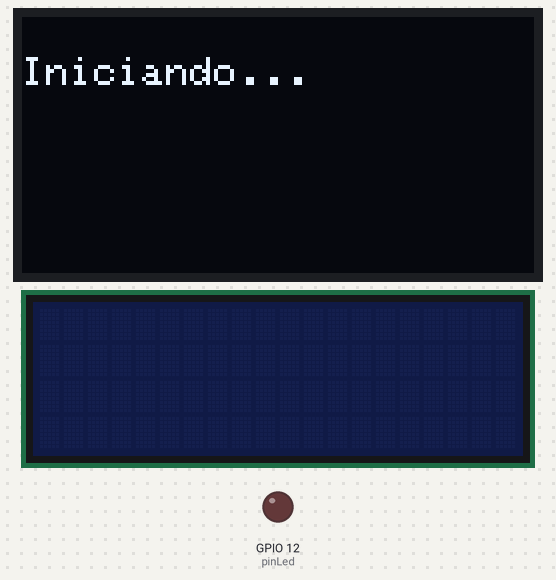
A program run on a simulated ESP32. Shown: 128×64 one-colour display, 20×4 character LCD, output pins drawn as LEDs (lit = HIGH). WiFi joins after 1.5 s; servers stay silent unless stated; random numbers use the default seed unless the program sets one; no MQTT or app messages arrive unless stated; what the program prints to the serial monitor is not drawn.

Above: at 0.1 s.
At 1.7 s:
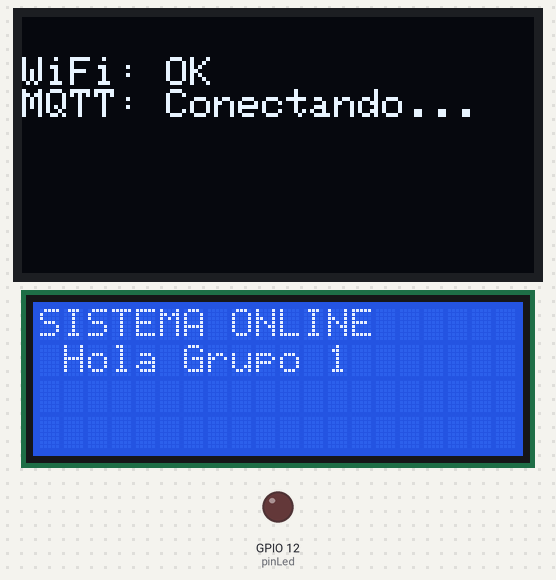
At 4.8 s:
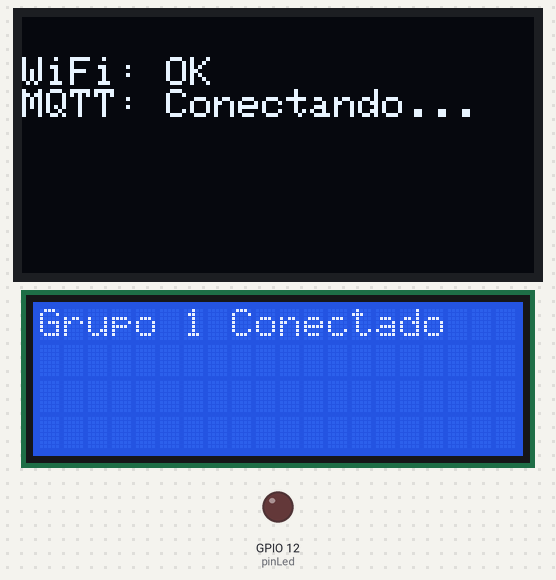
At 35.2 s:
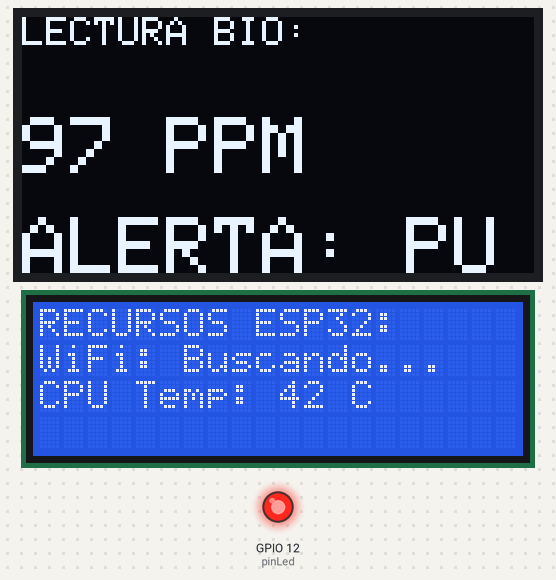
Timing chart, 0 to 39.6 s (numbered marks = the images above):
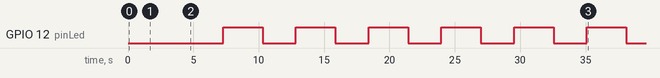

Measured:
- by itself, GPIO 12 (pinLed): alternates HIGH for 3.0 s and LOW for 2.5 s
- what the display in image 2 shows lasts 1.0 s, from 4.8 s to 5.8 s

The program:

main.cpp
```cpp
#include <Arduino.h>
#include <WiFi.h>
#include <PubSubClient.h>
#include <Wire.h>
#include <Adafruit_GFX.h>
#include <Adafruit_SSD1306.h>
#include <LiquidCrystal_I2C.h>
// --- PROTOTIPOS DE FUNCIONES (Esto le avisa al compilador que existen) ---
void mostrarSaludoElegante();
void mostrarRelojSimulado();
void mostrarFraseDelDia();
void mostrarInfoSistema();
void reconnect();
// Configuración del LCD: Dirección 0x27, 20 columnas y 4 filas
LiquidCrystal_I2C lcd(0x27, 20, 4);
// Valor del Pulso minimo. Lampara encendida
int lv_valorPulso = 90;
int lv_PulsoMin = 75;
int lv_PusoMax = 121;
// --- Configuración OLED ---
#define SCREEN_WIDTH 128
#define SCREEN_HEIGHT 64
Adafruit_SSD1306 display(SCREEN_WIDTH, SCREEN_HEIGHT, &Wire, -1);
// --- Configuración MQTT ---
const char *ssid = "Wokwi-GUEST";
const char *password = "";
// const char *mqtt_server = "broker.hivemq.com";
const char *mqtt_server = "broker.mqtt.cool";
const char *topic = "Grupo1/pulsoloco1";
// --- Pines ---
const int pinLed = 12;
WiFiClient espClient;
PubSubClient client(espClient);
unsigned long ultimoEvento = 0;
void setup()
{
  Serial.begin(115200);
  pinMode(pinLed, OUTPUT);
  digitalWrite(pinLed, LOW);
  // 1. Inicializar OLED (Dirección 0x3C es la estándar en Wokwi)
  if (!display.begin(SSD1306_SWITCHCAPVCC, 0x3C))
  {
    Serial.println(F("SSD1306 No encontrado"));
    for (;;)
      ;
  }
  display.clearDisplay();
  display.setTextColor(SSD1306_WHITE);
  display.setTextSize(1);
  display.setCursor(0, 10);
  display.println("Iniciando...");
  display.display();
  // 2. Conexión WiFi
  WiFi.begin(ssid, password);
  while (WiFi.status() != WL_CONNECTED)
  {
    delay(500);
    Serial.print(".");
  }
  display.clearDisplay();
  display.setCursor(0, 10);
  display.println("WiFi: OK");
  display.println("MQTT: Conectando...");
  display.display();
  client.setServer(mqtt_server, 1883);
  randomSeed(analogRead(0));
  // 3. Inicialización de la pantalla
  lcd.init();
  lcd.backlight();
  Serial.begin(115200);
  // --- SALUDO INICIAL AUTOMÁTICO ---
  mostrarSaludoElegante();
}
void reconnect()
{
  while (!client.connected())
  {
    if (client.connect("ESP32_Bio_OLED-loco1"))
    {
      Serial.println("Conectado a MQTT");
    }
    else
    {
      delay(5000);
    }
  }
}
void loop()
{
  if (!client.connected())
    reconnect();
  client.loop();
  unsigned long ahora = millis();
  // Rotación de diferentes pantallas de información
  // mostrarRelojSimulado();
  // delay(3000);
  mostrarFraseDelDia();
  delay(700);
  mostrarInfoSistema();
  delay(700);
  // DISPARO CADA 4 SEGUNDOS (según tu código)
  if (ahora - ultimoEvento >= 1000)
  {
    ultimoEvento = ahora;
    // 1. GENERAR VALOR ALEATORIO
    int valorPulso = random(lv_PulsoMin, lv_PusoMax);
    // 2. MOSTRAR EN OLED (Actualizado para SSD1306)
    display.clearDisplay();
    display.setTextSize(1);
    display.setCursor(0, 0);
    display.println("LECTURA BIO:");
    display.setTextSize(2); // Texto más grande para el pulso
    display.setCursor(0, 25);
    display.print(valorPulso);
    display.print(" PPM");
    display.display(); // ¡Obligatorio para que se vea!
    // 3. ENVIAR A MQTT
    char msg[10];
    snprintf(msg, 10, "%d", valorPulso);
    client.publish(topic, msg);
    Serial.printf("Enviado: %s bpm\n", msg);
    // 4. CONTROL DE LÁMPARA (Solo si es superior a 100)
    if (valorPulso > lv_valorPulso)
    {
      // Avisamos en el monitor serial y prendemos el LED
      Serial.println("!!! ALERTA: Pulso Elevado !!!");
      digitalWrite(pinLed, HIGH);
      // Mostramos un mensaje extra en el OLED
      display.setCursor(0, 50);
      display.println("ALERTA: PULSO ALTO");
      display.display();
      // 5. ESPERAR 3 SEGUNDOS (Solo durante la alarma)
      delay(3000);
      // Apagamos después de la espera
      digitalWrite(pinLed, LOW);
    }
    else
    {
      // Si el pulso es normal, solo esperamos 1 segundo para que dé tiempo a leerlo
      Serial.println("Pulso estable.");
      delay(1000);
    }
    // 6. LIMPIAR PANTALLA PARA LA PRÓXIMA LECTURA
    display.clearDisplay();
    display.setTextSize(1);
    display.setCursor(0, 20);
    display.println("Esperando...");
    display.println("proxima lectura...");
    display.display();
  }
}
// --- FUNCIONES DEL DISPLAY ---
void mostrarSaludoElegante()
{
  lcd.clear();
  lcd.setCursor(0, 0);
  lcd.print("SISTEMA ONLINE");
  lcd.setCursor(1, 1);
  lcd.print("Hola Grupo 1");
  delay(2000);
  // Efecto de barra de carga
  for (int i = 0; i < 20; i++)
  {
    lcd.setCursor(i, 3);
    lcd.print("_");
    delay(50);
  }
  lcd.clear();
}
void mostrarRelojSimulado()
{
  lcd.clear();
  lcd.setCursor(0, 0);
  lcd.print("PANEL CENTRAL");
  lcd.setCursor(0, 2);
  lcd.print("Hora: 10:45 AM");
  lcd.setCursor(0, 3);
  lcd.print("Fecha: 16 Abr 2026");
}
void mostrarFraseDelDia()
{
  lcd.clear();
  lcd.setCursor(0, 0);
  lcd.print("Grupo 1 Conectado");
  delay(1000); // Espera 2 segundos para que alcances a leerlo
  lcd.clear(); // BORRA "Grupo 1 Conectado"
  lcd.setCursor(0, 0);
  lcd.print("Network OK");
  lcd.setCursor(0, 1);
  lcd.print("WiFi OK");
}
void mostrarInfoSistema()
{
  lcd.clear();
  lcd.setCursor(0, 0);
  lcd.print("RECURSOS ESP32:");
  lcd.setCursor(0, 1);
  lcd.print("WiFi: Buscando...");
  lcd.setCursor(0, 2);
  lcd.print("CPU Temp: 42 C");
}
```
